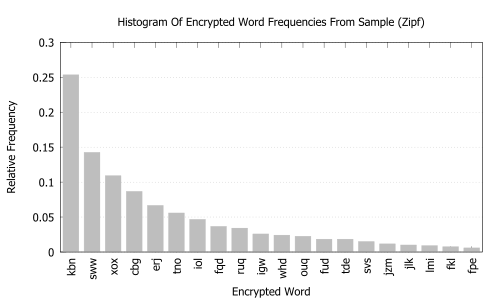

Write the gnuplot code that produced this figure.
set title "Histogram Of Encrypted Word Frequencies From Sample (Zipf)"
set xlabel "Encrypted Word"
set ylabel "Relative Frequency"
set boxwidth 0.75
set grid y
set xtics rotate
set ytics nomirror
set style fill solid
plot "figure_2b.dat" u 0:($2/1200):xtic(1) index 1 title "" w boxes fc rgb "gray"

#call "eps_export.plt" "figure_2b.eps"
call "pdf_export.plt" "figure_2b.pdf"
